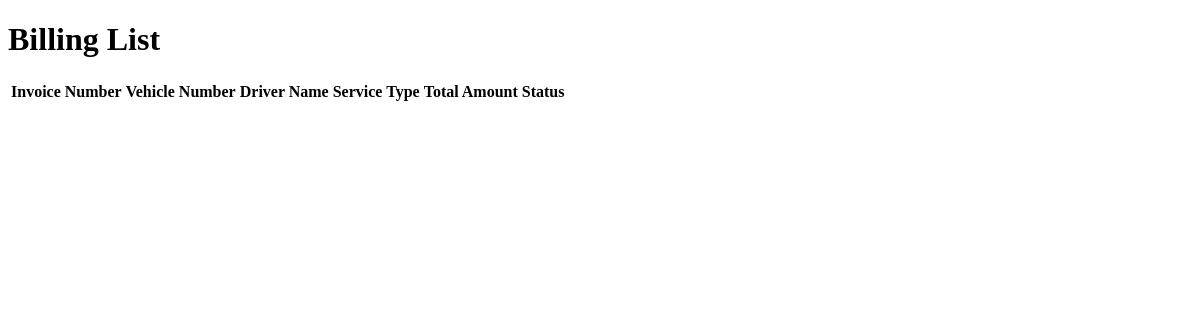
/billing/list/, run on an earlier commit of the app's database.
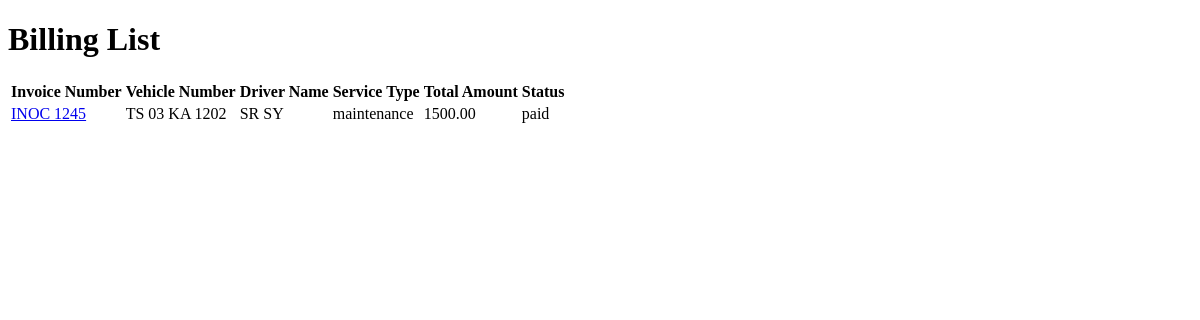
And on a later commit of the database.
### billing/models.py (models this page shows, shortened)
class Billing(models.Model):
    invoice_number = models.CharField(max_length=50, unique=True)
    vehicle_number = models.CharField(max_length=20)
    driver_name = models.CharField(max_length=100)
    service_type = models.CharField(max_length=100, choices=[
        ('transport', 'Transport'),
        ('maintenance', 'Maintenance'),
        ('fuel', 'Fuel'),
        ('other', 'Other'),
    ])
    billing_date = models.DateField()
    total_amount = models.DecimalField(max_digits=10, decimal_places=2)
    payment_status = models.CharField(max_length=20, choices=[
        ('paid', 'Paid'),
        ('pending', 'Pending'),
        ('canceled', 'Canceled'),
    ])
    remarks = models.TextField(blank=True)

### billing/views.py (the view)
def billing_list(request):
    billings = Billing.objects.all()
    return render(request, 'billing/billing_list.html', {'billings': billings})

### billing/templates/billing/billing_list.html (shortened to what this page needs)
<!DOCTYPE html>
<html lang="en">
<head>
</head>
<body>
    <h1>Billing List</h1>
    <table>
        <thead>
            <tr>
                <th>Invoice Number</th>
                <th>Vehicle Number</th>
                <th>Driver Name</th>
                <th>Service Type</th>
                <th>Total Amount</th>
                <th>Status</th>
            </tr>
        </thead>
        <tbody>
            {% for billing in billings %}
            <tr>
                <td><a href="{% url 'billing_detail' billing.id %}">{{ billing.invoice_number }}</a></td>
                <td>{{ billing.vehicle_number }}</td>
                <td>{{ billing.driver_name }}</td>
                <td>{{ billing.service_type }}</td>
                <td>{{ billing.total_amount }}</td>
                <td>{{ billing.payment_status }}</td>
            </tr>
            {% endfor %}
        </tbody>
    </table>
</body>
</html>

What changed in the data, as far as the page shows it:
added Billing: invoice_number "INOC 1245", vehicle_number "TS 03 KA 1202", driver_name "SR SY", service_type "maintenance", total_amount "1500.00", payment_status "paid"
